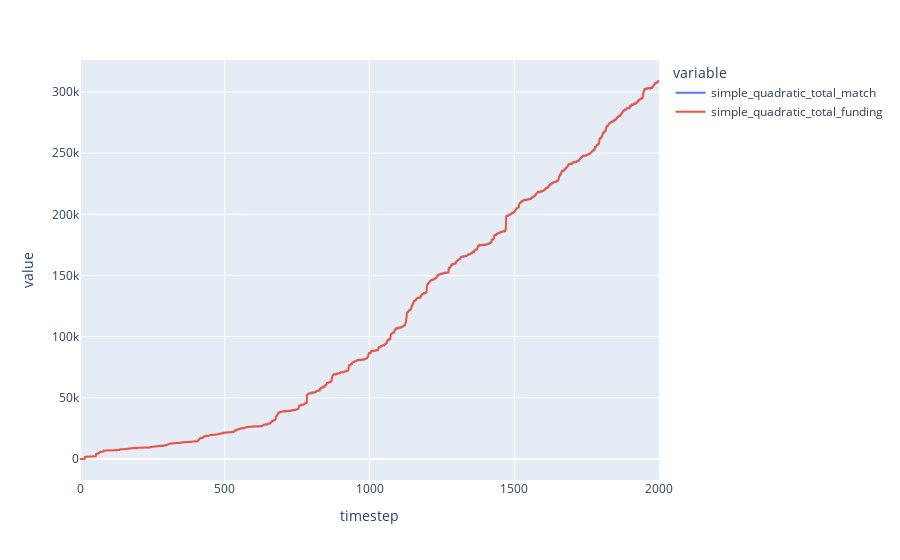

Source (notebook cell):
### Markdown cell above
### Quadratic Funding without Pairwise term

### Code cell
fig = px.line(df.reset_index(),
              x='timestep',
              y=['simple_quadratic_total_match', 'simple_quadratic_total_funding'])
fig.show()

### Figure 1 — Plotly figure (JSON) as saved in the notebook; plotly's stock layout.template omitted (floating-point values rounded to 4 significant figures; data arrays with more than 128 entries replaced by an {"elided": "..."} marker saying what was removed)
{"data": [{"hovertemplate": "variable=simple_quadratic_total_match<br>timestep=%{x}<br>value=%{y}<extra></extra>", "legendgroup": "simple_quadratic_total_match", "line": {"color": "#636efa", "dash": "solid"}, "mode": "lines", "name": "simple_quadratic_total_match", "showlegend": true, "type": "scattergl", "x": {"elided": "2001 int values"}, "xaxis": "x", "y": {"elided": "2001 float values"}, "yaxis": "y"}, {"hovertemplate": "variable=simple_quadratic_total_funding<br>timestep=%{x}<br>value=%{y}<extra></extra>", "legendgroup": "simple_quadratic_total_funding", "line": {"color": "#EF553B", "dash": "solid"}, "mode": "lines", "name": "simple_quadratic_total_funding", "showlegend": true, "type": "scattergl", "x": {"elided": "2001 int values"}, "xaxis": "x", "y": {"elided": "2001 float values"}, "yaxis": "y"}], "layout": {"legend": {"title": {"text": "variable"}, "tracegroupgap": 0}, "margin": {"t": 60}, "xaxis": {"anchor": "y", "domain": [0, 1], "title": {"text": "timestep"}}, "yaxis": {"anchor": "x", "domain": [0, 1], "title": {"text": "value"}}}}
